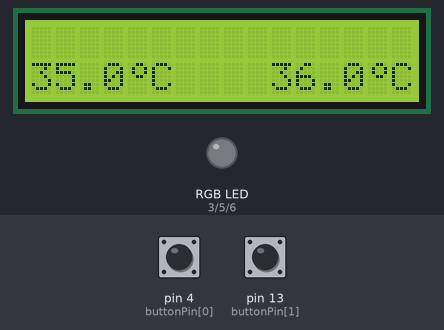
Bench run of a sketch on a simulated Arduino Uno, built with avr-gcc and run on an emulated ATmega328P. On the bench: 16×2 character LCD, an RGB LED mixed from three pins (HIGH = lit). The inputs (shaded band) are chosen by the test bench; at power-on: pin 4 (buttonPin[0]) HIGH, pin 13 (buttonPin[1]) HIGH. What the sketch prints to the serial monitor is not drawn.

Above: at 1.2 s.
1.3 s: pin 4 (buttonPin[0]) pulled LOW for 1 s
At 4.7 s:
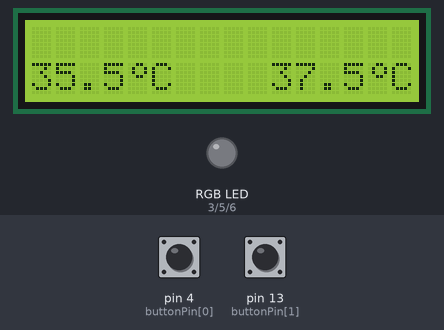
5.3 s: pin 13 (buttonPin[1]) pulled LOW for 3.2 s
At 9.0 s:
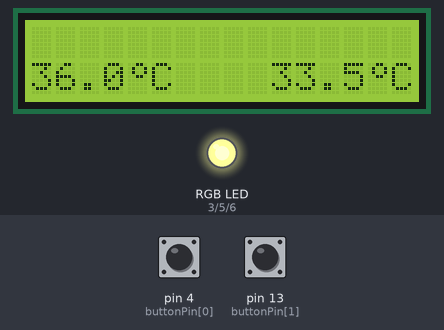
10.1 s: pin 4 (buttonPin[0]) pulled LOW for 3.2 s
At 14.5 s:
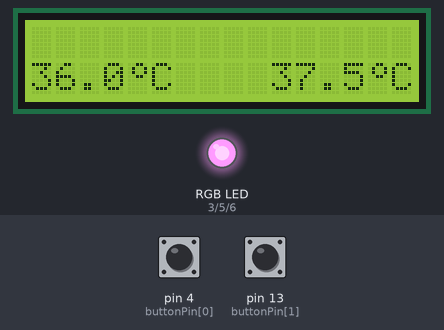
14.8 s: pin 13 (buttonPin[1]) pulled LOW for 3.2 s
At 20.9 s:
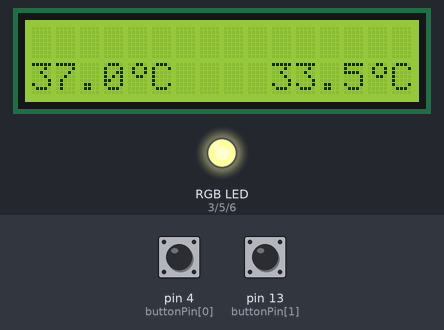
21.0 s: pin 4 (buttonPin[0]) pulled LOW for 3.2 s
At 25.3 s:
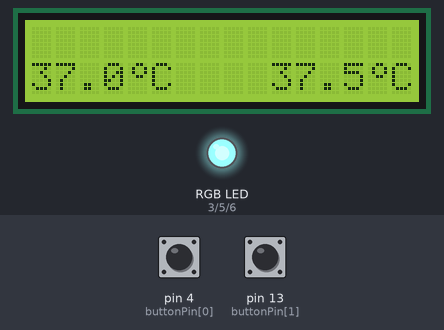
27.2 s: pin 13 (buttonPin[1]) pulled LOW for 0.15 s
At 28.5 s:
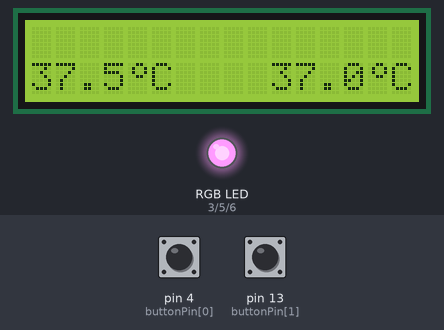
Timing chart, 0 to 30.1 s (numbered marks = the images above; inputs shaded):
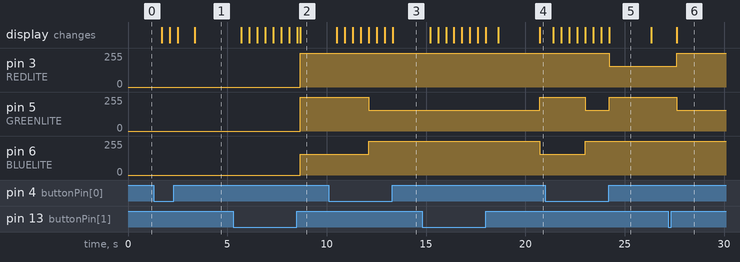

Measured:
- after the input at 1.3 s, pin 3 (REDLITE), pin 6 (BLUELITE): stays 0/255 (without the input it goes to 255/255 after 3.0 s); pin 5 (GREENLITE): stays 0/255 (without the input it goes to 155/255 after 3.0 s)
- after the input at 5.3 s, pin 3 (REDLITE): 0/255 → 255/255 after 3.4 s; pin 5 (GREENLITE): 0/255 → 255/255 after 3.4 s instead of 0.17 s; pin 6 (BLUELITE): 0/255 → 155/255 after 3.4 s
- after the input at 10.1 s, pin 5 (GREENLITE): 255/255 → 155/255 after 2.0 s; pin 6 (BLUELITE): 155/255 → 255/255 after 2.0 s; the display: first changes after 0.41 s (image 3 shows a later state)
- after the input at 14.8 s, pin 3 (REDLITE): stays 255/255 (without the input it goes to 155/255 after 2.7 s); pin 5 (GREENLITE): 155/255 → 255/255 after 5.9 s instead of 2.7 s; pin 6 (BLUELITE): 255/255 → 155/255 after 5.9 s
- after the input at 21.0 s, pin 3 (REDLITE): 255/255 → 155/255 after 3.2 s; pin 5 (GREENLITE): 255/255 → 155/255 after 2.0 s, → 255/255 1.2 s later; pin 6 (BLUELITE): 155/255 → 255/255 after 2.0 s; the display: first changes after 0.40 s (image 5 shows a later state)
- after the input at 27.2 s, pin 3 (REDLITE): 155/255 → 255/255 after 0.41 s; pin 5 (GREENLITE): 255/255 → 155/255 after 0.41 s; the display: changes after 0.41 s (image 6)
- what the display in image 5 shows lasts 2.1 s, from 24.2 s to 26.3 s

The sketch:

ButtonDisplayIntegration.ino
```cpp
//****** FOR CONTROLING TEMPERATURE DISPLAY WITH UP/DOWN BUTTONS *****\\

//*** DESCRIPTION OF PIN CONNECTIONS ***\\
// lcd pin#1 --> ground
// lcd pin#2 --> Vin (%v or 3.3V)
// lcd pin #3 --> potentiometer
// lcd pin#4 --> Arduino digital pin #7
// lcd pin #5 --> ground
// lcd pin #6 --> Arduino digital pin #8
// lcd pin #7 & 8 & 9 & 10 --> empty, no connections
// lcd pin #11 --> Arduino digital pin #9
// lcd pin #12 --> Arduino digital pin #10
// lcd pin #13 --> Arduino digital pin #11
// lcd pin #14 --> Arduino digital pin #12
// lcd pin #15 --> Vin (5V or 3.3V)
// lcd pin #16 --> Arduino digital pin #3
// lcd pin #17 --> Arduino digital pin #5
// lcd pin #18 -->   Arduino digital pin #7


/////////FOR UP/DOWN BUTTONS:
// Button pin 1 --> ground
// button pin 2 --> Arduino digital 4
// button pin 3 --> Arduino digital 1

#include <LiquidCrystal.h>
#include <Wire.h>

const int buttonPin[]={4, 13, 0, 1};
int buttonState=-1;
float temp = 36.0;
float bassinetTemp = 35.0;
float error;
int increment;
String State= "NORMAL";
String lastState="NORMAL";
String reading="NORMAL";
unsigned long lastDebounceTime=0;
unsigned long debounceDelay= 50;

#define REDLITE 3
#define GREENLITE 5
#define BLUELITE 6
LiquidCrystal lcd(7,8,9,10,11,12);

int brightness=255;
byte celcius[8] = {
  0b11000,
  0b11000,
  0b11,
  0b100,
  0b100,
  0b100,
  0b11
};

byte celcius_symbol[8]{
  0b110,
  0b1001,
  0b1001,
  0b110,
  0b0,
  0b0,
  0b0

};

void setup() {
  // put your setup code here, to run once:
  Serial.begin(9600);
  for (int x=0; x<2; x++){
    pinMode (buttonPin[x], INPUT_PULLUP);
  }
lcd.begin(16, 2);
  lcd.createChar(0,celcius);
  lcd.createChar(1,celcius_symbol);

  pinMode(REDLITE, OUTPUT);
  pinMode(GREENLITE, OUTPUT);
  pinMode(BLUELITE, OUTPUT);


  brightness = 100;
}

void loop() {
  error= temp-bassinetTemp;
  increment=error/0.5;
  Serial.println(error);
  // put your main code here, to run repeatedly:
   for(int x=0; x<2; x++)
  {
    //signifying the state of which the button is in by reading the appropriate pin #
    buttonState = digitalRead(buttonPin[x]);

    // check if the pushbutton on the keypad is pressed.
    // if it is, the buttonState is LOW:
    if (buttonState == LOW && buttonPin[x] == 4) {
      float debouncer = millis();
      if (debouncer > 1000){
      temp=temp+0.5;
      delay(400);
            }
      }

    if (buttonState == LOW && buttonPin[x] == 13) {
      // turn LED off:
       float debouncer = millis();
      if (debouncer > 1000){
      temp=temp-0.5;
      delay(400);
      }


    }}

    lcd.setCursor(0,1);
    lcd.print(String(bassinetTemp, 1));
    lcd.write(byte(1));
    lcd.print("C");

    lcd.setCursor(10,1);
    lcd.print(String(temp, 1));
    lcd.write(byte(1));
    lcd.print("C");

Serial.println(increment);

for (int i=0; i<=increment*1000; i++){
    for(int x=0; x<2; x++)
  {
    //signifying the state of which the button is in by reading the appropriate pin #
    buttonState = digitalRead(buttonPin[x]);

    // check if the pushbutton on the keypad is pressed.
    // if it is, the buttonState is LOW:
    if (buttonState == LOW && buttonPin[x] == 4) {
      float debouncer = millis();
      if (debouncer > 1000){
      temp=temp+0.5;
      delay(400);
            }
      }

    if (buttonState == LOW && buttonPin[x] == 13) {
      // turn LED off:
       float debouncer = millis();
      if (debouncer > 1000){
      temp=temp-0.5;
      delay(400);
      }


    }}
    lcd.setCursor(0,1);
    lcd.print(String(bassinetTemp, 1));
    lcd.write(byte(1));
    lcd.print("C");

    lcd.setCursor(10,1);
    lcd.print(String(temp, 1));
    lcd.write(byte(1));
    lcd.print("C");

    if ((i%1000==0)& (i!=0)){

      if (error>0.0){
      bassinetTemp+=0.5;
     lcd.setCursor(0,1);
    lcd.print(String(bassinetTemp, 1));
    lcd.write(byte(1));
    lcd.print("C");

        for(int x=0; x<2; x++)
  {
    //signifying the state of which the button is in by reading the appropriate pin #
    buttonState = digitalRead(buttonPin[x]);

    // check if the pushbutton on the keypad is pressed.
    // if it is, the buttonState is LOW:
    if (buttonState == LOW && buttonPin[x] == 4) {
      float debouncer = millis();
      if (debouncer > 1000){
      temp=temp+0.5;
      delay(400);
            }
      }

    if (buttonState == LOW && buttonPin[x] == 13) {
      // turn LED off:
       float debouncer = millis();
      if (debouncer > 1000){
      temp=temp-0.5;
      delay(400);
      }


    }}
    lcd.setCursor(0,1);
    lcd.print(String(bassinetTemp, 1));
    lcd.write(byte(1));
    lcd.print("C");

    lcd.setCursor(10,1);
    lcd.print(String(temp, 1));
    lcd.write(byte(1));
    lcd.print("C");
      } else if (error<0.0){
       bassinetTemp-=0.5;
     lcd.setCursor(0,1);
    lcd.print(String(bassinetTemp, 1));
    lcd.write(byte(1));
    lcd.print("C");
      }

          for(int x=0; x<2; x++)
  {
    //signifying the state of which the button is in by reading the appropriate pin #
    buttonState = digitalRead(buttonPin[x]);

    // check if the pushbutton on the keypad is pressed.
    // if it is, the buttonState is LOW:
    if (buttonState == LOW && buttonPin[x] == 4) {
      float debouncer = millis();
      if (debouncer > 1000){
      temp=temp+0.5;
      delay(400);
            }
      }

    if (buttonState == LOW && buttonPin[x] == 13) {
      // turn LED off:
       float debouncer = millis();
      if (debouncer > 1000){
      temp=temp-0.5;
      delay(400);
      }


    }}
    lcd.setCursor(0,1);
    lcd.print(String(bassinetTemp, 1));
    lcd.write(byte(1));
    lcd.print("C");

    lcd.setCursor(10,1);
    lcd.print(String(temp, 1));
    lcd.write(byte(1));
    lcd.print("C");


    }}


//for (int i=0; i<=increment; i++){
//     if (error>0.0){
//      bassinetTemp= bassinetTemp+(0.5*i);
//      lcd.setCursor(0,1);
//    lcd.print(String(bassinetTemp, 1));
//    lcd.write(byte(1));
//    lcd.print("C");
//
//    }if( error<0.0){
//     bassinetTemp= bassinetTemp+(0.5*i);
//     lcd.setCursor(0,1);
//    lcd.print(String(bassinetTemp, 1));
//    lcd.write(byte(1));
//    lcd.print("C");
//    }}
//


    // Currently the backlight color is controlled by the set temperature but we want to change this to bassinet temperature reading
    if (temp>37.0){
      setBacklight( 255, 0, 0);
     }
    else if (temp<36.0){
      setBacklight( 0, 0, 255);
  }
    else{
      setBacklight( 0, 255, 0);
    }
    }


 void setBacklight(uint8_t r, uint8_t g, uint8_t b) {

  r = map(r, 0, 255, 0, brightness);
  g = map(g, 0, 255, 0, brightness);
  b = map(b, 0, 255, 0, brightness);

  // common anode so invert!
  r = map(r, 0, 255, 255, 0);
  g = map(g, 0, 255, 255, 0);
  b = map(b, 0, 255, 255, 0);
  analogWrite(REDLITE, r);
  analogWrite(GREENLITE, g);
  analogWrite(BLUELITE, b);
}
```
